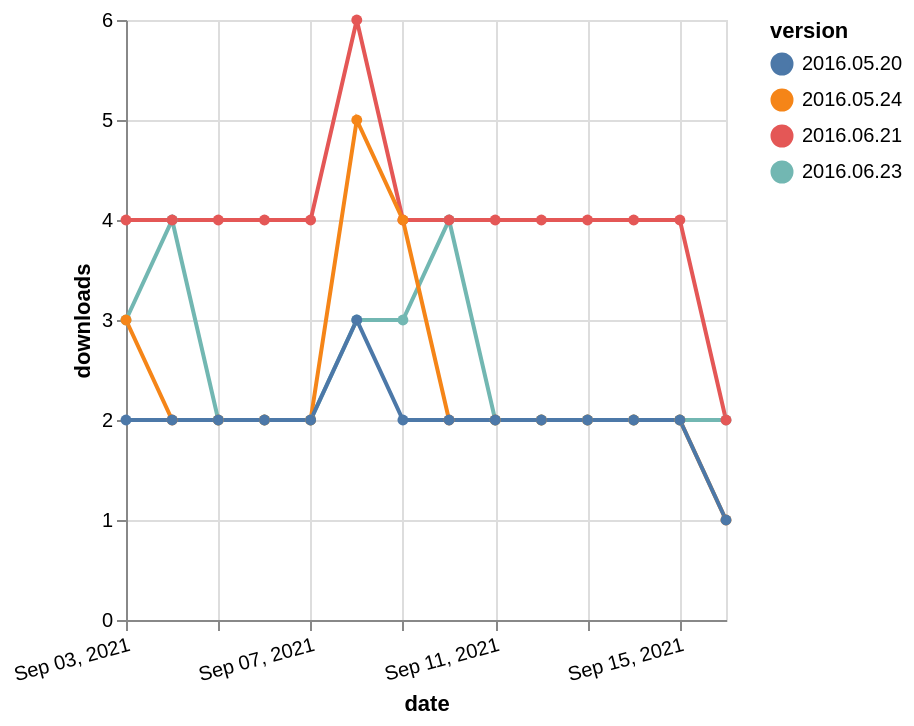

Vega-Lite specification stored for this chart:
### Vega-Lite specification from a JSON file in a GitHub repository (floating-point values rounded to 4 significant figures)
{"$schema": "https://vega.github.io/schema/vega-lite/v5.json", "description": "A simple bar chart with embedded data.", "data": {"values": [{"date": "2021-09-03", "total": 11167, "delta": 3, "version": "2016.06.23"}, {"date": "2021-09-04", "total": 11171, "delta": 4, "version": "2016.06.23"}, {"date": "2021-09-05", "total": 11173, "delta": 2, "version": "2016.06.23"}, {"date": "2021-09-06", "total": 11175, "delta": 2, "version": "2016.06.23"}, {"date": "2021-09-07", "total": 11177, "delta": 2, "version": "2016.06.23"}, {"date": "2021-09-08", "total": 11180, "delta": 3, "version": "2016.06.23"}, {"date": "2021-09-09", "total": 11183, "delta": 3, "version": "2016.06.23"}, {"date": "2021-09-10", "total": 11187, "delta": 4, "version": "2016.06.23"}, {"date": "2021-09-11", "total": 11189, "delta": 2, "version": "2016.06.23"}, {"date": "2021-09-12", "total": 11191, "delta": 2, "version": "2016.06.23"}, {"date": "2021-09-13", "total": 11193, "delta": 2, "version": "2016.06.23"}, {"date": "2021-09-14", "total": 11195, "delta": 2, "version": "2016.06.23"}, {"date": "2021-09-15", "total": 11197, "delta": 2, "version": "2016.06.23"}, {"date": "2021-09-16", "total": 11199, "delta": 2, "version": "2016.06.23"}, {"date": "2021-09-03", "total": 5718, "delta": 4, "version": "2016.06.21"}, {"date": "2021-09-04", "total": 5722, "delta": 4, "version": "2016.06.21"}, {"date": "2021-09-05", "total": 5726, "delta": 4, "version": "2016.06.21"}, {"date": "2021-09-06", "total": 5730, "delta": 4, "version": "2016.06.21"}, {"date": "2021-09-07", "total": 5734, "delta": 4, "version": "2016.06.21"}, {"date": "2021-09-08", "total": 5740, "delta": 6, "version": "2016.06.21"}, {"date": "2021-09-09", "total": 5744, "delta": 4, "version": "2016.06.21"}, {"date": "2021-09-10", "total": 5748, "delta": 4, "version": "2016.06.21"}, {"date": "2021-09-11", "total": 5752, "delta": 4, "version": "2016.06.21"}, {"date": "2021-09-12", "total": 5756, "delta": 4, "version": "2016.06.21"}, {"date": "2021-09-13", "total": 5760, "delta": 4, "version": "2016.06.21"}, {"date": "2021-09-14", "total": 5764, "delta": 4, "version": "2016.06.21"}, {"date": "2021-09-15", "total": 5768, "delta": 4, "version": "2016.06.21"}, {"date": "2021-09-16", "total": 5770, "delta": 2, "version": "2016.06.21"}, {"date": "2021-09-03", "total": 3725, "delta": 3, "version": "2016.05.24"}, {"date": "2021-09-04", "total": 3727, "delta": 2, "version": "2016.05.24"}, {"date": "2021-09-05", "total": 3729, "delta": 2, "version": "2016.05.24"}, {"date": "2021-09-06", "total": 3731, "delta": 2, "version": "2016.05.24"}, {"date": "2021-09-07", "total": 3733, "delta": 2, "version": "2016.05.24"}, {"date": "2021-09-08", "total": 3738, "delta": 5, "version": "2016.05.24"}, {"date": "2021-09-09", "total": 3742, "delta": 4, "version": "2016.05.24"}, {"date": "2021-09-10", "total": 3744, "delta": 2, "version": "2016.05.24"}, {"date": "2021-09-11", "total": 3746, "delta": 2, "version": "2016.05.24"}, {"date": "2021-09-12", "total": 3748, "delta": 2, "version": "2016.05.24"}, {"date": "2021-09-13", "total": 3750, "delta": 2, "version": "2016.05.24"}, {"date": "2021-09-14", "total": 3752, "delta": 2, "version": "2016.05.24"}, {"date": "2021-09-15", "total": 3754, "delta": 2, "version": "2016.05.24"}, {"date": "2021-09-16", "total": 3755, "delta": 1, "version": "2016.05.24"}, {"date": "2021-09-03", "total": 2922, "delta": 2, "version": "2016.05.20"}, {"date": "2021-09-04", "total": 2924, "delta": 2, "version": "2016.05.20"}, {"date": "2021-09-05", "total": 2926, "delta": 2, "version": "2016.05.20"}, {"date": "2021-09-06", "total": 2928, "delta": 2, "version": "2016.05.20"}, {"date": "2021-09-07", "total": 2930, "delta": 2, "version": "2016.05.20"}, {"date": "2021-09-08", "total": 2933, "delta": 3, "version": "2016.05.20"}, {"date": "2021-09-09", "total": 2935, "delta": 2, "version": "2016.05.20"}, {"date": "2021-09-10", "total": 2937, "delta": 2, "version": "2016.05.20"}, {"date": "2021-09-11", "total": 2939, "delta": 2, "version": "2016.05.20"}, {"date": "2021-09-12", "total": 2941, "delta": 2, "version": "2016.05.20"}, {"date": "2021-09-13", "total": 2943, "delta": 2, "version": "2016.05.20"}, {"date": "2021-09-14", "total": 2945, "delta": 2, "version": "2016.05.20"}, {"date": "2021-09-15", "total": 2947, "delta": 2, "version": "2016.05.20"}, {"date": "2021-09-16", "total": 2948, "delta": 1, "version": "2016.05.20"}]}, "width": "container", "mark": {"type": "line", "point": {"filled": true}}, "encoding": {"x": {"field": "date", "type": "temporal", "timeUnit": "yearmonthdate", "title": "date", "axis": {"labelAngle": -15}}, "y": {"field": "delta", "type": "quantitative", "title": "downloads"}, "color": {"field": "version", "type": "nominal"}, "tooltip": {"field": "delta"}}}
